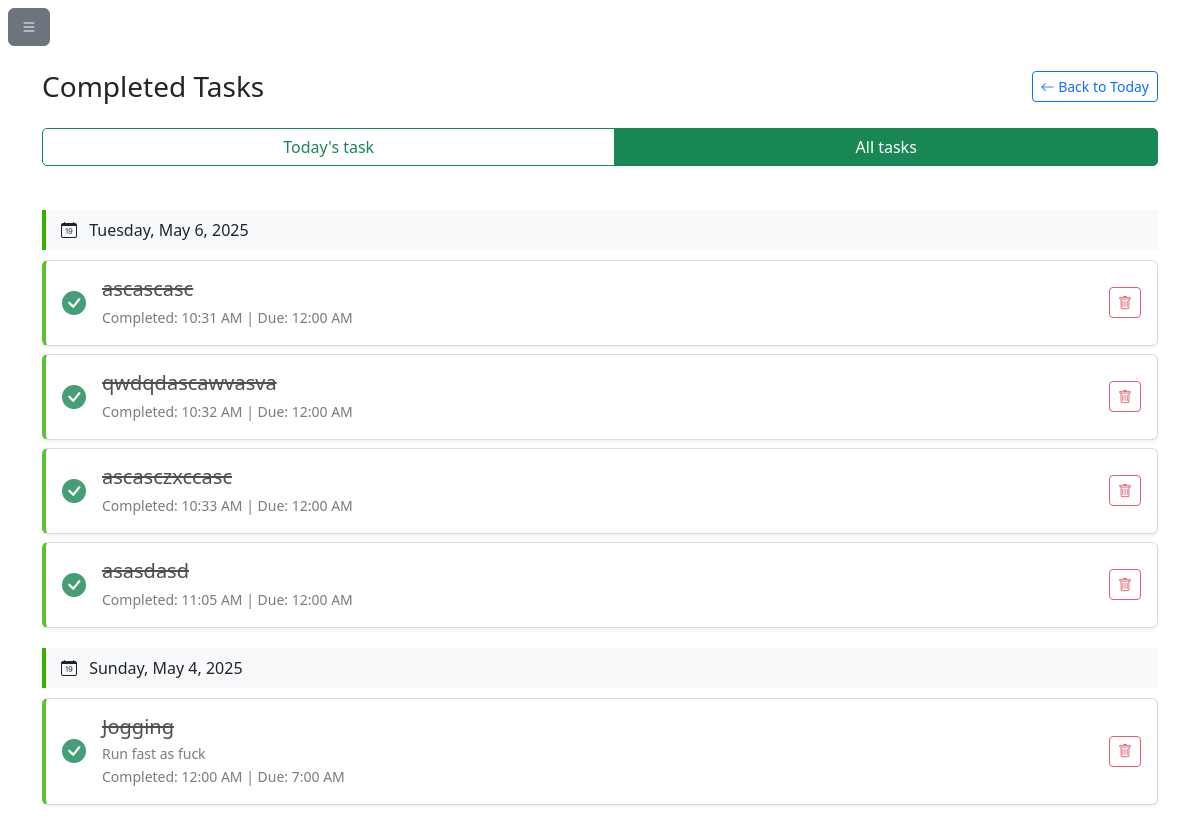
The app's page /completed.php?view=all (signed in) with its own data.
### tables this page shows
CREATE TABLE `tasks` (
  `id` int(11) NOT NULL,
  `title` varchar(255) NOT NULL,
  `description` varchar(255) NOT NULL,
  `completed` tinyint(1) DEFAULT 0,
  `user_id` int(11) DEFAULT NULL,
  `due_datetime` datetime DEFAULT NULL,
  `list_id` int(11) DEFAULT NULL,
  `completed_at` timestamp NULL DEFAULT current_timestamp(),
  `section` enum('inbox','today','upcoming') DEFAULT 'inbox',
  `created_at` timestamp NOT NULL DEFAULT current_timestamp()
);

### completed_task_card.php (the view, shortened to what this page needs)
<div class="card completed-task shadow-sm mb-2">
    <div class="card-body py-3">
        <div class="d-flex align-items-center">
            <i class="bi bi-check-circle-fill text-success me-3" style="font-size: 1.5rem;"></i>
            <div class="flex-grow-1">
                <h5 class="card-title mb-1 text-decoration-line-through"><?= htmlspecialchars($task['title']) ?></h5>
                <?php if (!empty($task['description'])): ?>
                    <p class="card-text text-muted small mb-0"><?= nl2br(htmlspecialchars($task['description'])) ?></p>
                <?php endif; ?>
                <small class="text-muted">
                    Completed: <?= date('g:i A', strtotime($task['completed_at'])) ?>
                    <?php if ($view === 'all' && isset($task['due_time'])): ?>
                        | Due: <?= date('g:i A', strtotime($task['due_time'])) ?>
                    <?php endif; ?>
                </small>
            </div>
            <div class="task-actions">
                <button class="btn btn-sm btn-outline-danger"
                    onclick="deleteTask(<?= $task['id'] ?>, this)">
                    <i class="bi bi-trash"></i>
                </button>
            </div>
        </div>
    </div>
</div>

### completed.php (shortened to what this page needs)
<?php
require_once 'db.php';
$view = $_GET['view'] ?? 'today';
$today = date('Y-m-d');
$completed_tasks = [];
if (isset($_SESSION['user_id'])) {
    $user_id = $_SESSION['user_id'];
    if ($view === 'today') {
        $stmt = $conn->prepare("SELECT id, title, description, TIME(due_datetime) as due_time,
                          completed_at FROM tasks
                          WHERE user_id = ? AND DATE(due_datetime) = ? AND completed = 1
                          ORDER BY completed_at DESC");
        $stmt->bind_param("is", $user_id, $today);
    } else {
        $stmt = $conn->prepare("SELECT id, title, description, TIME(due_datetime) as due_time,
                              DATE(due_datetime) as due_date, completed_at FROM tasks
                              WHERE user_id = ? AND completed = 1
                              ORDER BY due_datetime DESC");
        $stmt->bind_param("i", $user_id);
    }
    $stmt->execute();
    $result = $stmt->get_result();
    while ($row = $result->fetch_assoc()) {
        $completed_tasks[] = $row;
    }
}
?>
<!DOCTYPE html>
<html lang="en">
<head>
    <link href="https://cdn.jsdelivr.net/npm/bootstrap@5.3.0/dist/css/bootstrap.min.css" rel="stylesheet">
    <link rel="stylesheet" href="https://cdn.jsdelivr.net/npm/bootstrap-icons@1.10.0/font/bootstrap-icons.css">
    <link href="css/completed.css" rel="stylesheet">
</head>
<body>
    <?php require 'sidenavbar.php'; ?>
    <div class="main-content">
        <div class="container py-3">
            <div class="d-flex justify-content-between align-items-center mb-4">
                <h1 class="h3 mb-0">Completed Tasks</h1>
                <a href="today.php" class="btn btn-sm btn-outline-primary">
                    <i class="bi bi-arrow-left"></i> Back to Today
                </a>
            </div>
            <div class="view-toggle btn-group w-100 mb-4">
                <a href="?view=today" class="btn <?= $view === 'today' ? 'btn-success' : 'btn-outline-success' ?>">
                    Today's task
                </a>
                <a href="?view=all" class="btn <?= $view === 'all' ? 'btn-success' : 'btn-outline-success' ?>">
                    All tasks
                </a>
            </div>
            <?php if (empty($completed_tasks)): ?>
                <div class="alert alert-info">
                    No completed tasks found.
                </div>
            <?php else: ?>
                <?php if ($view === 'all'): ?>
                    <?php
                    $grouped_tasks = [];
                    foreach ($completed_tasks as $task) {
                        $date = date('Y-m-d', strtotime($task['due_date']));
                        $grouped_tasks[$date][] = $task;
                    }
                    ?>
                    <?php foreach ($grouped_tasks as $date => $tasks): ?>
                        <div class="date-header">
                            <i class="bi bi-calendar-date me-2"></i>
                            <?= date('l, F j, Y', strtotime($date)) ?>
                        </div>
                        <?php foreach ($tasks as $task): ?>
                            <?php include 'completed_task_card.php'; ?>
                        <?php endforeach; ?>
                    <?php endforeach; ?>
                <?php endif; ?>
            <?php endif; ?>
        </div>
    </div>
</body>
</html>

### css/completed.css (style rules this page uses)
.completed-task { opacity: 0.8; border-left: 4px solid #38b000; }
.view-toggle { margin-bottom: 20px; }
.view-toggle .btn { border-radius: 0; }
.view-toggle .btn:first-child { border-top-left-radius: 5px; border-bottom-left-radius: 5px; }
.view-toggle .btn:last-child { border-top-right-radius: 5px; border-bottom-right-radius: 5px; }
.date-header { background-color: #f8f9fa; padding: 8px 15px; margin: 20px 0 10px 0; border-left: 4px solid #38b000; font-weight: 500; }

### records on screen
tasks: title "ascascasc", completed_at "10:31 AM", due_time "12:00 AM"
tasks: title "qwdqdascawvasva", completed_at "10:32 AM", due_time "12:00 AM"
tasks: title "ascasczxccasc", completed_at "10:33 AM", due_time "12:00 AM"
tasks: title "asasdasd", completed_at "11:05 AM", due_time "12:00 AM"
tasks: date "Sunday, May 4, 2025", title "Jogging", description "Run fast as fuck", completed_at "12:00 AM", due_time "7:00 AM"

### other values on screen
date('l, F j, Y', strtotime($date)) "Tuesday, May 6, 2025"
